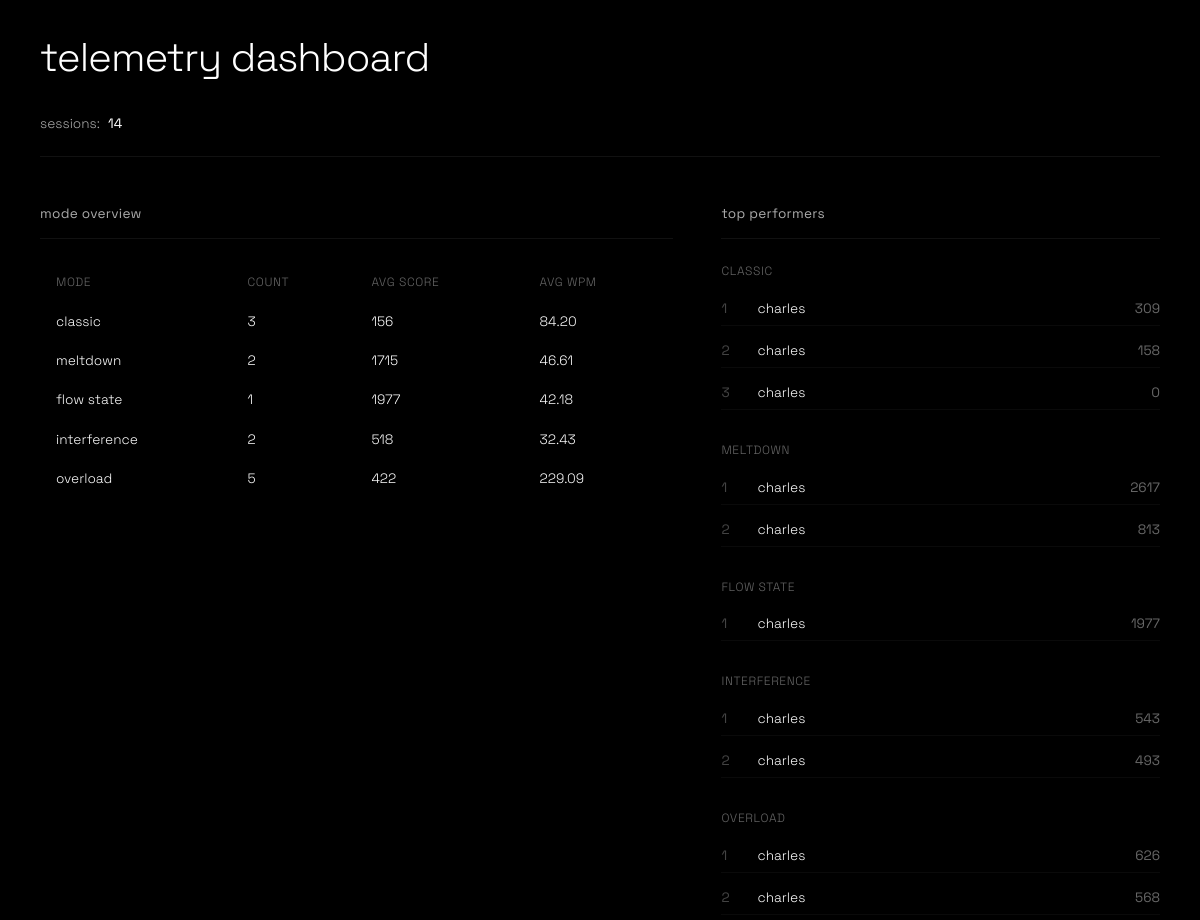
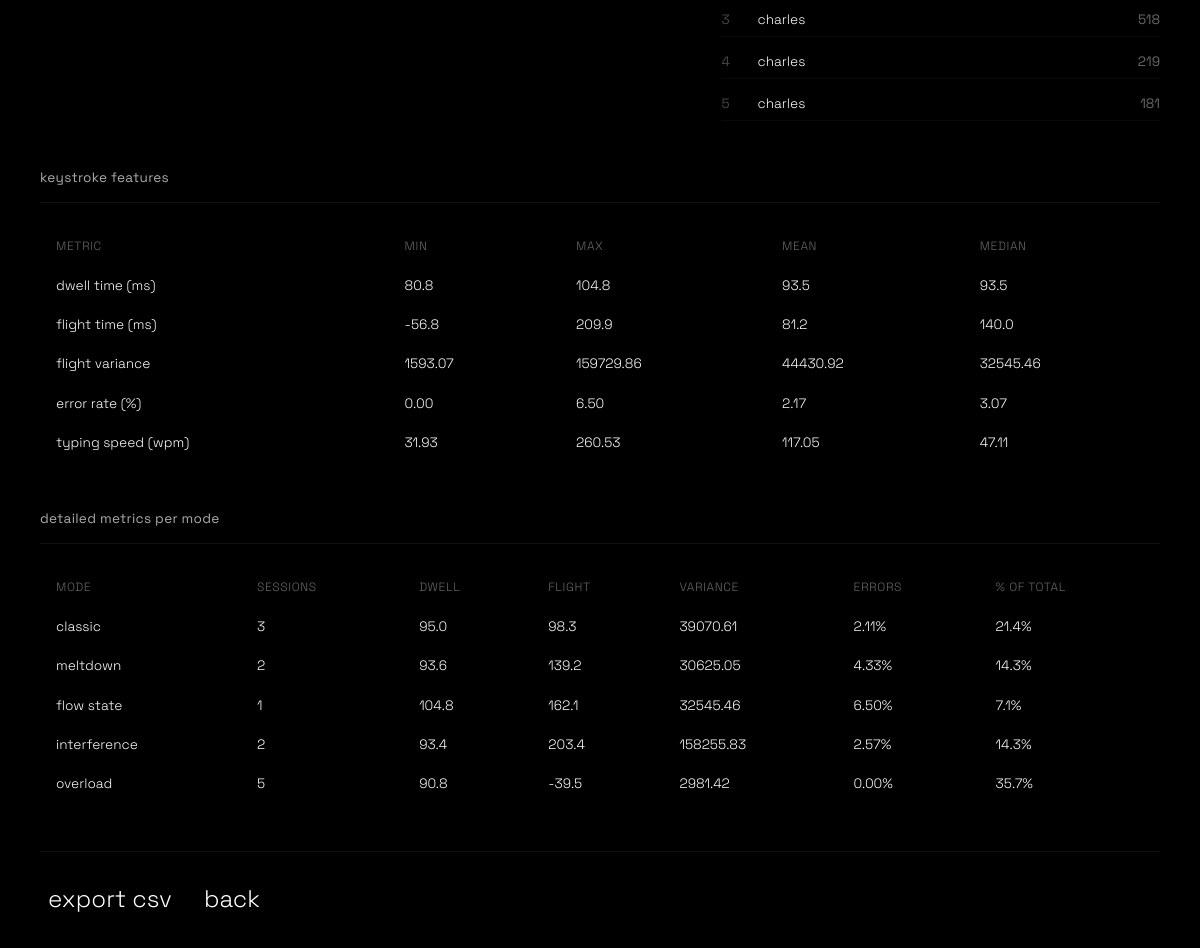
The app's page /admin/dashboard with its own data (2 pictures, top to bottom).
### models.py (models this page shows)
class TelemetryData(db.Model):
    id = db.Column(db.Integer, primary_key=True)
    player_name = db.Column(db.String(50))
    game_mode = db.Column(db.String(20))
    score = db.Column(db.Integer)
    avg_dwell_time = db.Column(db.Float)
    avg_flight_time = db.Column(db.Float)
    flight_time_variance = db.Column(db.Float)
    error_correction_rate = db.Column(db.Float)
    typing_speed_wpm = db.Column(db.Float)
    pause_frequency = db.Column(db.Integer)
    session_length = db.Column(db.Float)
    total_keystrokes = db.Column(db.Integer)
    created_at = db.Column(db.DateTime, default=datetime.utcnow)

### app.py (the view)
@app.route('/admin/dashboard', methods=['GET'])
def admin_dashboard():
    all_telemetry = TelemetryData.query.all()
    if not all_telemetry:
        return render_template('dashboard.html',
                             stats={},
                             mode_stats={},
                             total_sessions=0,
                             feature_stats={})
    total_sessions = len(all_telemetry)
    mode_stats = {}
    for mode in ['Classic', 'Meltdown', 'Flow State', 'Interference', 'Overload']:
        mode_data = [t for t in all_telemetry if t.game_mode == mode]
        if mode_data:
            mode_stats[mode] = {
                'count': len(mode_data),
                'avg_score': sum(t.score for t in mode_data) / len(mode_data),
                'avg_wpm': sum(t.typing_speed_wpm for t in mode_data) / len(mode_data),
                'avg_dwell_time': sum(t.avg_dwell_time for t in mode_data) / len(mode_data),
                'avg_flight_time': sum(t.avg_flight_time for t in mode_data) / len(mode_data),
                'avg_flight_variance': sum(t.flight_time_variance for t in mode_data) / len(mode_data),
                'avg_error_rate': sum(t.error_correction_rate for t in mode_data) / len(mode_data),
                'percentage': (len(mode_data) / total_sessions) * 100
            }
    feature_stats = {
        'dwell_times': [t.avg_dwell_time for t in all_telemetry if t.avg_dwell_time is not None],
        'flight_times': [t.avg_flight_time for t in all_telemetry if t.avg_flight_time is not None],
        'flight_variances': [t.flight_time_variance for t in all_telemetry if t.flight_time_variance is not None],
        'error_rates': [t.error_correction_rate for t in all_telemetry if t.error_correction_rate is not None],
        'typing_speeds': [t.typing_speed_wpm for t in all_telemetry if t.typing_speed_wpm is not None]
    }
    def calc_stats(values):
        if not values:
            return {'min': 0, 'max': 0, 'mean': 0, 'median': 0}
        values = sorted(values)
        n = len(values)
        return {
            'min': min(values),
            'max': max(values),
            'mean': sum(values) / n,
            'median': values[n // 2]
        }
    feature_summary = {
        'dwell_times': calc_stats(feature_stats['dwell_times']),
        'flight_times': calc_stats(feature_stats['flight_times']),
        'flight_variances': calc_stats(feature_stats['flight_variances']),
        'error_rates': calc_stats(feature_stats['error_rates']),
        'typing_speeds': calc_stats(feature_stats['typing_speeds'])
    }
    top_players = {}
    for mode in ['Classic', 'Meltdown', 'Flow State', 'Interference', 'Overload']:
        mode_data = sorted([t for t in all_telemetry if t.game_mode == mode],
                          key=lambda x: x.score, reverse=True)[:5]
        top_players[mode] = [(t.player_name, t.score) for t in mode_data]
    return render_template('dashboard.html',
                         stats=mode_stats,
                         feature_stats=feature_summary,
                         feature_counts=feature_stats,
                         total_sessions=total_sessions,
                         top_players=top_players)

### templates/dashboard.html (shortened to what this page needs)
{% extends "base.html" %}
{% block body_class %}dashboard-page{% endblock %}
{% block content %}
<div class="dashboard-layout">
    <div class="menu-title">telemetry dashboard</div>
    <div class="dashboard-header">
        <div class="meta-item">sessions: <span class="meta-value">{{ total_sessions }}</span></div>
    </div>
    <div class="dashboard-grid">
        <div class="dashboard-column">
            <div class="section-header">
                <div class="section-title">mode overview</div>
            </div>
            <div class="responsive-table dashboard-table">
                <table>
                    <thead>
                        <tr>
                            <th>mode</th>
                            <th>count</th>
                            <th>avg score</th>
                            <th>avg wpm</th>
                        </tr>
                    </thead>
                    <tbody>
                        {% for mode, data in stats.items() %}
                        <tr>
                            <td>{{ mode }}</td>
                            <td>{{ data.count }}</td>
                            <td>{{ "%.0f"|format(data.avg_score) }}</td>
                            <td>{{ "%.2f"|format(data.avg_wpm) }}</td>
                        </tr>
                        {% endfor %}
                    </tbody>
                </table>
            </div>
        </div>
        <div class="dashboard-column">
            <div class="section-header">
                <div class="section-title">top performers</div>
            </div>
            <div class="top-players-list">
                {% for mode, players in top_players.items() %}
                <div class="player-mode-group">
                    <div class="mode-label">{{ mode }}</div>
                    {% if players %}
                    <ol class="players-ol">
                        {% for name, score in players %}
                        <li class="player-row">
                            <span class="player-rank">{{ loop.index }}</span>
                            <span class="player-name">{{ name }}</span>
                            <span class="player-score">{{ score }}</span>
                        </li>
                        {% endfor %}
                    </ol>
                    {% else %}
                    <div class="no-data">no data</div>
                    {% endif %}
                </div>
                {% endfor %}
            </div>
        </div>
    </div>
    <div class="dashboard-section full-width">
        <div class="section-header">
            <div class="section-title">keystroke features</div>
        </div>
        <div class="responsive-table dashboard-table">
            <table>
                <thead>
                    <tr>
                        <th>metric</th>
                        <th>min</th>
                        <th>max</th>
                        <th>mean</th>
                        <th>median</th>
                    </tr>
                </thead>
                <tbody>
                    <tr>
                        <td>dwell time (ms)</td>
                        <td>{{ "%.1f"|format(feature_stats.dwell_times.min) }}</td>
                        <td>{{ "%.1f"|format(feature_stats.dwell_times.max) }}</td>
                        <td>{{ "%.1f"|format(feature_stats.dwell_times.mean) }}</td>
                        <td>{{ "%.1f"|format(feature_stats.dwell_times.median) }}</td>
                    </tr>
                    <tr>
                        <td>flight time (ms)</td>
                        <td>{{ "%.1f"|format(feature_stats.flight_times.min) }}</td>
                        <td>{{ "%.1f"|format(feature_stats.flight_times.max) }}</td>
                        <td>{{ "%.1f"|format(feature_stats.flight_times.mean) }}</td>
                        <td>{{ "%.1f"|format(feature_stats.flight_times.median) }}</td>
                    </tr>
                    <tr>
                        <td>flight variance</td>
                        <td>{{ "%.2f"|format(feature_stats.flight_variances.min) }}</td>
                        <td>{{ "%.2f"|format(feature_stats.flight_variances.max) }}</td>
                        <td>{{ "%.2f"|format(feature_stats.flight_variances.mean) }}</td>
                        <td>{{ "%.2f"|format(feature_stats.flight_variances.median) }}</td>
                    </tr>
                    <tr>
                        <td>error rate (%)</td>
                        <td>{{ "%.2f"|format(feature_stats.error_rates.min * 100) }}</td>
                        <td>{{ "%.2f"|format(feature_stats.error_rates.max * 100) }}</td>
                        <td>{{ "%.2f"|format(feature_stats.error_rates.mean * 100) }}</td>
                        <td>{{ "%.2f"|format(feature_stats.error_rates.median * 100) }}</td>
                    </tr>
                    <tr>
                        <td>typing speed (wpm)</td>
                        <td>{{ "%.2f"|format(feature_stats.typing_speeds.min) }}</td>
                        <td>{{ "%.2f"|format(feature_stats.typing_speeds.max) }}</td>
                        <td>{{ "%.2f"|format(feature_stats.typing_speeds.mean) }}</td>
                        <td>{{ "%.2f"|format(feature_stats.typing_speeds.median) }}</td>
                    </tr>
                </tbody>
            </table>
        </div>
    </div>
    <div class="dashboard-section full-width">
        <div class="section-header">
            <div class="section-title">detailed metrics per mode</div>
        </div>
        <div class="responsive-table dashboard-table">
            <table>
                <thead>
                    <tr>
                        <th>mode</th>
                        <th>sessions</th>
                        <th>dwell</th>
                        <th>flight</th>
                        <th>variance</th>
                        <th>errors</th>
                        <th>% of total</th>
                    </tr>
                </thead>
                <tbody>
                    {% for mode, data in stats.items() %}
                    <tr>
                        <td>{{ mode }}</td>
                        <td>{{ data.count }}</td>
                        <td>{{ "%.1f"|format(data.avg_dwell_time) }}</td>
                        <td>{{ "%.1f"|format(data.avg_flight_time) }}</td>
                        <td>{{ "%.2f"|format(data.avg_flight_variance) }}</td>
                        <td>{{ "%.2f"|format(data.avg_error_rate * 100) }}%</td>
                        <td>{{ "%.1f"|format(data.percentage) }}%</td>
                    </tr>
                    {% endfor %}
                </tbody>
            </table>
        </div>
    </div>
    <div class="dashboard-actions">
        <a class="menu-link" href="{{ url_for('admin_export_data') }}">export csv</a>
        <a class="menu-link" href="{{ url_for('menu') }}">back</a>
    </div>
</div>
{% endblock %}

### static/styles.css (style rules this page uses)
*, *::before, *::after { box-sizing: border-box; }
body { background: #000; color: #fff; font-family: 'Space Grotesk', 'Fira Mono', 'Consolas', 'Menlo', monospace; min-height: 100vh; min-height: 100dvh; margin: 0; width: 100%; overflow-x: hidden; font-weight: 300; text-transform: lowercase; }
.menu-title { font-size: 2.5rem; font-weight: 300; margin-bottom: 2rem; letter-spacing: -1px; text-align: left; color: #fff; font-family: 'Space Grotesk', sans-serif; text-transform: lowercase; }
.menu-link { display: flex; align-items: center; color: #333; background: none; border: none; font-size: 1.5rem; font-family: 'Space Grotesk', sans-serif; margin: 1rem 0; text-align: left; cursor: pointer; text-decoration: none; outline: none; border-radius: 4px; padding: 0.2rem 0.5rem; min-height: 44px; transition: color 0.2s; font-weight: 300; text-transform: lowercase; }
.menu-link, .menu-link:visited { color: #fff; }
a, .link-btn { color: #fff; text-decoration: none; cursor: pointer; font-size: 1.1rem; margin: 0.5rem 0; background: none; border: none; padding: 0; font-family: 'Space Grotesk', sans-serif; text-align: left; font-weight: 300; text-transform: lowercase; }
th, td { border: none !important; padding: 0.7rem 1rem !important; text-align: left; color: #fff; background: none; font-family: 'Space Grotesk', sans-serif; font-weight: 300; text-transform: lowercase; }
::placeholder { color: #aaa; }
.responsive-table { width: 100%; overflow-x: auto; -webkit-overflow-scrolling: touch; }
.responsive-table table { width: 100%; min-width: 620px; border-collapse: collapse; }

### templates/dashboard.html (style rules this page uses)
.dashboard-layout { width: 100%; max-width: 1280px; margin: 0 auto; }
.dashboard-header { display: flex; gap: 2rem; margin: 2rem 0 3rem 0; padding-bottom: 1.5rem; border-bottom: 1px solid #111; font-size: 0.85rem; color: #aaa; }
.meta-item { display: flex; align-items: center; gap: 0.5rem; }
.meta-value { color: #fff; font-weight: 400; }
.dashboard-grid { display: grid; grid-template-columns: minmax(0, 1.3fr) minmax(0, 0.9fr); gap: 3rem; margin-bottom: 3rem; align-items: start; }
.dashboard-column { display: flex; flex-direction: column; min-width: 0; }
.dashboard-section { margin-bottom: 3rem; min-width: 0; }
.dashboard-section.full-width { grid-column: 1 / -1; }
.section-header { display: flex; align-items: center; margin-bottom: 1.5rem; padding-bottom: 1rem; border-bottom: 1px solid #111; }
.section-title { color: #aaa; font-size: 0.85rem; font-weight: 400; letter-spacing: 0.02em; text-transform: lowercase; margin: 0; }
.dashboard-table table { font-size: 0.85rem; width: 100%; min-width: 0; margin-bottom: 0; }
.dashboard-section.full-width .dashboard-table table { min-width: 0; }
.dashboard-table th { text-align: left; padding: 0.6rem 0; border-bottom: 1px solid #222; color: #666; font-weight: 300; font-size: 0.75rem; text-transform: uppercase; letter-spacing: 0.05em; }
.dashboard-table td { padding: 0.6rem 0; border-bottom: 1px solid #0a0a0a; color: #fff; }
.top-players-list { display: flex; flex-direction: column; gap: 2rem; }
.player-mode-group { display: flex; flex-direction: column; }
.mode-label { color: #666; font-size: 0.75rem; text-transform: uppercase; letter-spacing: 0.05em; margin-bottom: 0.8rem; }
.players-ol { list-style: none; margin: 0; padding: 0; font-size: 0.85rem; display: flex; flex-direction: column; gap: 0.5rem; }
.player-row { display: flex; align-items: center; gap: 0.75rem; padding: 0.5rem 0; border-bottom: 1px solid #0a0a0a; }
.player-rank { color: #444; font-weight: 400; min-width: 1.5rem; }
.player-name { flex: 1; color: #fff; overflow: hidden; text-overflow: ellipsis; white-space: nowrap; }
.player-score { color: #666; text-align: right; min-width: 3rem; font-weight: 400; }
.dashboard-actions { display: flex; gap: 1rem; margin-top: 2rem; padding-top: 1.5rem; border-top: 1px solid #111; }
.dashboard-actions .menu-link { margin: 0; }

### records on screen
TelemetryData: game_mode "flow state", count "1", avg_score "1977", avg_wpm "42.18", player_name "charles", score "1977", dwell_times.max "104.8", flight_variances.median "32545.46", feature_stats.error_rates.max*100 "6.50", avg_dwell_time "104.8", avg_flight_time "162.1", avg_flight_variance "32545.46", avg_error_rate "6.50", percentage "7.1"
TelemetryData: player_name "charles", score "309", feature_stats.error_rates.median*100 "3.07"
TelemetryData: player_name "charles", score "158"
TelemetryData: player_name "charles", score "0"
TelemetryData: player_name "charles", score "2617", typing_speeds.median "47.11"
TelemetryData: player_name "charles", score "813", dwell_times.median "93.5", flight_times.median "140.0"
TelemetryData: player_name "charles", score "543"
TelemetryData: player_name "charles", score "493", flight_times.max "209.9", flight_variances.max "159729.86", typing_speeds.min "31.93"
TelemetryData: player_name "charles", score "626", flight_times.min "-56.8"
TelemetryData: player_name "charles", score "568"
TelemetryData: player_name "charles", score "518"
TelemetryData: player_name "charles", score "219", dwell_times.min "80.8", flight_variances.min "1593.07", feature_stats.error_rates.min*100 "0.00", typing_speeds.max "260.53"
TelemetryData: player_name "charles", score "181"

### other values on screen
{{ total_sessions }} "14"
{{ mode }} "classic" "meltdown" "interference" "overload"
{{ data.count }} "3" "2" "2" "5"
{{ "%.0f"|format(data.avg_score) }} "156" "1715" "518" "422"
{{ "%.2f"|format(data.avg_wpm) }} "84.20" "46.61" "32.43" "229.09"
{{ mode }} "CLASSIC" "MELTDOWN" "FLOW STATE" "INTERFERENCE" "OVERLOAD"
{{ "%.1f"|format(feature_stats.dwell_times.mean) }} "93.5"
{{ "%.1f"|format(feature_stats.flight_times.mean) }} "81.2"
{{ "%.2f"|format(feature_stats.flight_variances.mean) }} "44430.92"
{{ "%.2f"|format(feature_stats.error_rates.mean * 100) }} "2.17"
{{ "%.2f"|format(feature_stats.typing_speeds.mean) }} "117.05"
{{ "%.1f"|format(data.avg_dwell_time) }} "95.0" "93.6" "93.4" "90.8"
{{ "%.1f"|format(data.avg_flight_time) }} "98.3" "139.2" "203.4" "-39.5"
{{ "%.2f"|format(data.avg_flight_variance) }} "39070.61" "30625.05" "158255.83" "2981.42"
{{ "%.2f"|format(data.avg_error_rate * 100) }} "2.11" "4.33" "2.57" "0.00"
